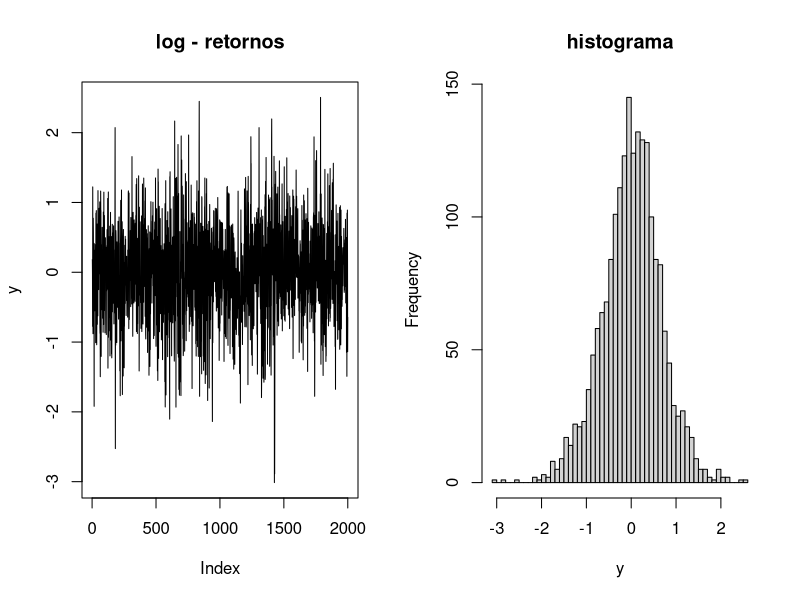

Write the R code that produced this figure.
############################################################################
################################# SVMN Model ############################
# y_t = b0 + b1 * y_{t-1} + b2 * e(h_t) + e_t
# h_t = mu + phi * ( h_{t-1} - mu ) + sigma * n_{t}
############################################################################
###################### Normal: l ~ 1 

mu = -1
phi = 0.86
sigma = 0.25
b0 = 0.08
b1 = 0.15
b2 = - 0.23
y0 = 0
T = 2e3
y = h = rep(0, T)

#set.seed(4225873)
for(t in 1:T){
  if(t == 1){
    h[t] = rnorm(1, mean = mu, sd = sigma*sqrt(1/(1-phi**2)))
    y[t] = rnorm(1, b0 + b1 * y0 + b2 * exp(h[t]), exp(h[t]/2) )
  }else{
    h[t] = rnorm(1, mean = (mu + phi * ( h[t-1] - mu) ), sd = sigma)
    y[t] = rnorm(1, b0 + b1*y[t - 1] + b2 * exp(h[t]), exp(h[t]/2) )
  }
}

par( mfrow = c(1, 2) )
plot(y, type = 'l', main = 'log - retornos')
hist(y, breaks = 40, main = 'histograma')
par( mfrow = c(1, 1) )


